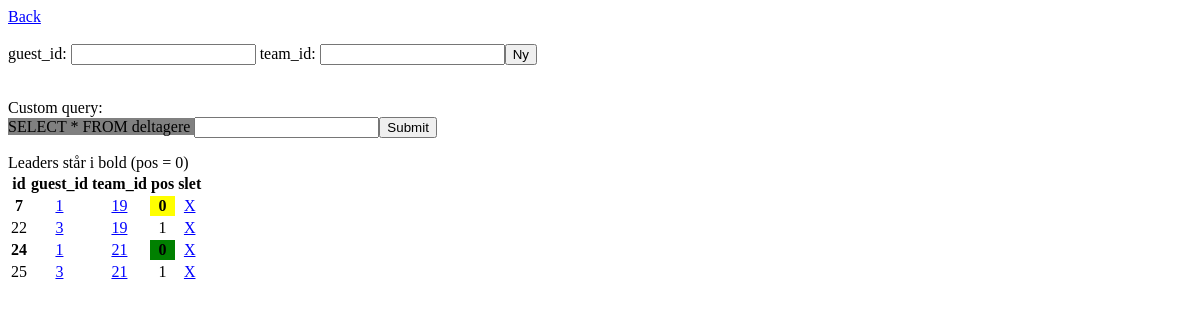
The page /admin.php?page=deltagere (signed in) on the database as committed earlier.
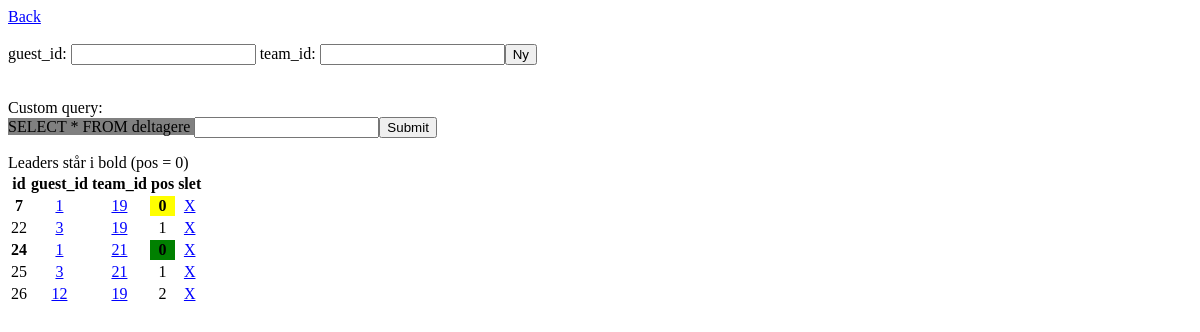
The same page on the database as committed later.
### tables this page shows
CREATE TABLE IF NOT EXISTS `deltagere` (
  `id` int(10) unsigned NOT NULL AUTO_INCREMENT,
  `guest_id` int(10) unsigned NOT NULL,
  `team_id` int(10) unsigned NOT NULL,
  `pos` tinyint(3) unsigned DEFAULT NULL,
  PRIMARY KEY (`id`),
  KEY `guest_id` (`guest_id`),
  KEY `team_id` (`team_id`),
  CONSTRAINT `deltagere.guest_id` FOREIGN KEY (`guest_id`) REFERENCES `guests` (`id`) ON DELETE NO ACTION ON UPDATE NO ACTION,
  CONSTRAINT `deltagere.team_id` FOREIGN KEY (`team_id`) REFERENCES `teams` (`id`) ON DELETE NO ACTION ON UPDATE NO ACTION
);

### login/db_operations.php (called while the page is built, shortened)
<?php
function get_team($id) {
	$teamquery = mysql_query("SELECT * FROM teams WHERE id=$id");
	return mysql_fetch_array($teamquery);
}
?>

### admin.php (the view, shortened to what the changed rows need)
	<?php
	if(!isset($_GET["page"])) {
		?>
		<a href="admin.php?page=guests">Guests</a> <br/>
		<a href="admin.php?page=deltagere">Deltagere</a> <br/>
		<a href="admin.php?page=teams">Teams</a> <br/>
		<a href="admin.php?page=brackets">Brackets & Tournaments</a>
		<?php
	} else if($_GET['page'] == "deltagere") {
		if(isset($_POST['guest_id'])) {
			$guest_id = intval($_POST['guest_id']);
			$team_id = intval($_POST['team_id']);
			if(mysql_num_rows(mysql_query("SELECT * FROM guests WHERE id=$guest_id")) == 0) {
				header("Refresh: 2; ./admin.php?page=deltagere");
				die("Gæsten eksisterer ikke");
			}
			if(mysql_num_rows(mysql_query("SELECT * FROM teams WHERE id=$team_id")) == 0) {
				header("Refresh: 2; ./admin.php?page=deltagere");
				die("Holdet eksisterer ikke");
			}
			$team = get_team($team_id);
			if($team['teamstatus'] == "Accepted") {header("Refresh: 2; ./admin.php?page=deltagere"); die("Holdet er allerede fuldt.");}
			$pos = mysql_result(mysql_query("SELECT MAX(pos) FROM deltagere WHERE team_id=$team_id"), 0)+1;
			mysql_query("INSERT INTO deltagere (guest_id, team_id, pos) VALUES($guest_id, $team_id, $pos)");
			$max_spillere = mysql_result(mysql_query("SELECT max_spillere FROM tournaments WHERE id=". $team['tournament_id']), 0);
			if($pos == ($max_spillere - 1)) mysql_query("UPDATE teams SET teamstatus='Accepted' WHERE id=$team_id");
			header("Location: ./admin.php?page=deltagere");
		} else if(isset($_GET['del'])) {
			slet_deltager(intval($_GET['del']));
			header("Location: ./admin.php?page=deltagere");
		} else {
			$tcontent = "<tr><th>id</th><th>guest_id</th><th>team_id</th><th>pos</th><th>slet</th></tr>";
			$query = mysql_query("SELECT * FROM deltagere ". (isset($_POST['query']) ? $_POST['query'] : "ORDER BY id ASC")) or die(mysql_error());
			while( $d = mysql_fetch_array($query) ) {
				$team = get_team($d['team_id']);
				$tcontent .= "<tr style='text-align:center;". ($d['pos'] == 0 ? "font-weight:bold;" : "") ."'>
								<td>". $d['id'] ."</td>
								<td><a href='./admin.php?page=guests&id=". $d['guest_id'] ."'>". $d['guest_id'] ."</a></td>
								<td><a href='./admin.php?page=teams&id=". $d['team_id'] ."'>". $d['team_id'] ."</a></td>
								<td style='background-color:". ($d['pos'] == 0 ? ($team['teamstatus'] == "Accepted" ? "green" : "yellow") : "white") ."'>". $d['pos'] ."</td>
								<td><a href='./admin.php?page=deltagere&del=". $d['id'] ."'>X</a></td>
							</tr>";
			}
			echo "<table><tbody>". $tcontent ."</tbody></table>";
		}
	} else if($_GET['page'] == "teams") {
		if(isset($_GET['del'])) {
			slet_hold($_GET['del']);
			header("Location: ./admin.php?page=teams");
		} else {
			$tcontent = "<tr><th>id</th><th>navn</th><th>leader_id</th><th>tournament</th><th>bord</th><th>avatar</th><th>spillere</th><th>slet</th></tr>";
			$query = mysql_query("SELECT * FROM teams ". (isset($_POST['query']) ? $_POST['query'] : "ORDER BY id ASC")) or die(mysql_error());
			if(isset($_GET['id'])) $query = mysql_query("SELECT * FROM teams WHERE id=". $_GET['id']);
			while( $t = mysql_fetch_array($query) ) {
				$tournament = get_tournament($t['tournament_id']);
				$spillere = mysql_num_rows(mysql_query("SELECT * FROM deltagere WHERE team_id=". $t['id']));
				$tcontent .= "<tr style='text-align:center'>
								<td>". $t['id'] ."</td>
								<td style='background-color: ". ($t['teamstatus'] == "Accepted" ? "green" : "yellow") ."'>". $t['navn'] ."</td>
								<td><a href='./admin.php?page=guests&id=". $t['leader_id'] ."'>". $t['leader_id'] ."</a></td>
								<td>(". $t['tournament_id'] .") ". $tournament['navn'] ."</td>
								<td>". $t['bord'] ."</td>
								<td>". ($t['avatarpath'] == "" ? "-" : "<a href='". $t['avatarpath'] ."'>". $t['avatarpath'] ."</a>") ."</td>
								<td><a href='./admin.php?page=deltagere&team_id=". $t['id'] ."'>$spillere</a>/<b>". $tournament['max_spillere'] ."</b></td>
								<td><a href='./admin.php?page=teams&del=". $t['id'] ."'>X</a></td>
							</tr>";
			}
			echo "<a href='./admin.php'>Back</a><br/><br/>";
			echo "Custom query: <form action='./admin.php?page=teams' method='post'><span style='background-color:grey'>SELECT * FROM teams </span><input type='text' name='query' value='". (isset($_GET['id']) ? "WHERE id=". $_GET['id'] : (isset($_POST['query']) ? $_POST['query'] : "")) ."' /><input type='submit' value='Submit' /></form>";
			echo "<table><tbody>". $tcontent ."</tbody></table>";
		}
	} else {
		header("Location: ./admin.php");
	}
?>

Rows that differ between the two databases and show on the page:
added deltagere: id "26", guest "12", team "19", pos "2"
